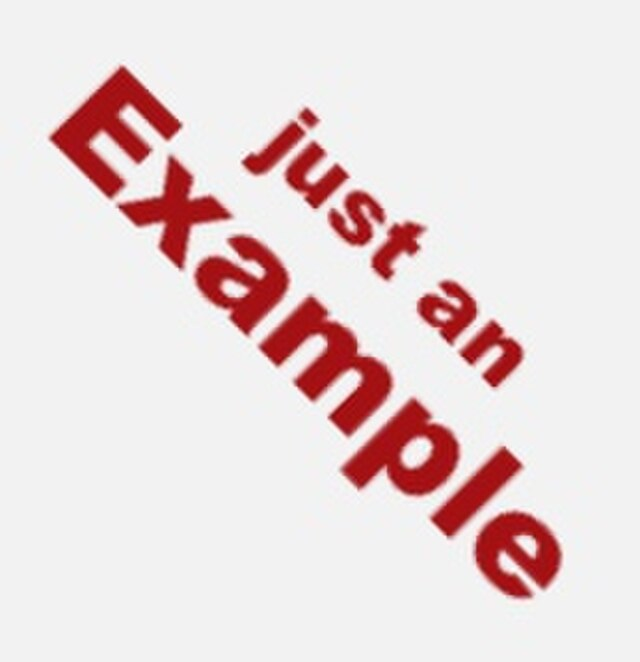
#> input picture input_images/Example.jpg, 640 x 662 px; its folder holds only this picture in this run
$ python image_resizer.py
#> lines starting #> are read from the running program, lines starting #| are printed output that depends on the picture
import os
from PIL import Image

# Configuration
input_folder = 'input_images'
output_folder = 'output_images'
new_size = (800, 600)  # Width x Height
output_format = 'JPEG'  # Can be 'PNG', 'JPEG', etc.

# Create output folder if it doesn't exist
os.makedirs(output_folder, exist_ok=True)

# Process each file in the input folder
for filename in os.listdir(input_folder):
    if filename.lower().endswith(('.png', '.jpg', '.jpeg', '.bmp', '.gif')):
        input_path = os.path.join(input_folder, filename)
        output_name = os.path.splitext(filename)[0] + '.' + output_format.lower()
        output_path = os.path.join(output_folder, output_name)

        # Open, resize, and save image
        try:
            with Image.open(input_path) as img:
#> img is the input picture: PIL image 640x662 RGB; mean R, G, B 233.1, 216.9, 217.3
                resized_img = img.resize(new_size)
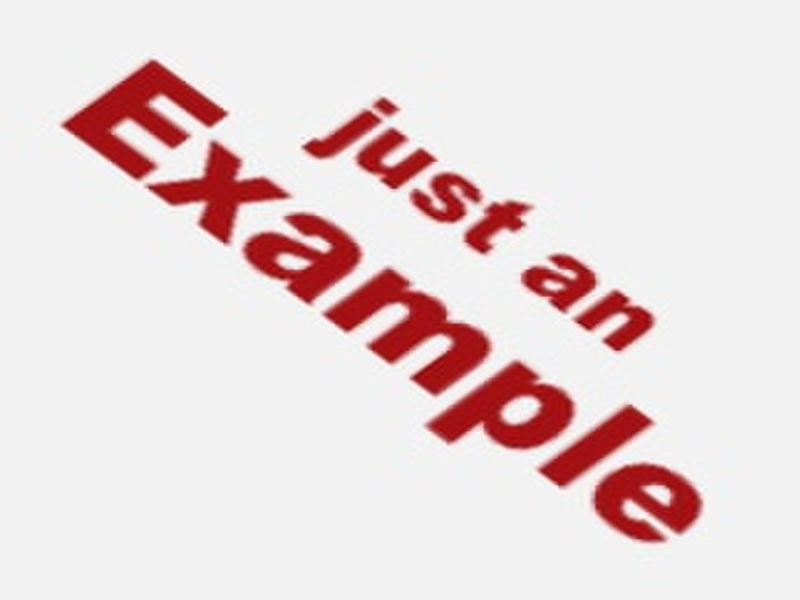
#> resized_img: PIL image 800x600 RGB; mean R, G, B 233.1, 216.9, 217.3
                resized_img = resized_img.convert("RGB")  # ensure compatibility
                resized_img.save(output_path, output_format)
                print(f"Resized and saved: {output_name}")
        except Exception as e:
            print(f"Error processing {filename}: {e}")
